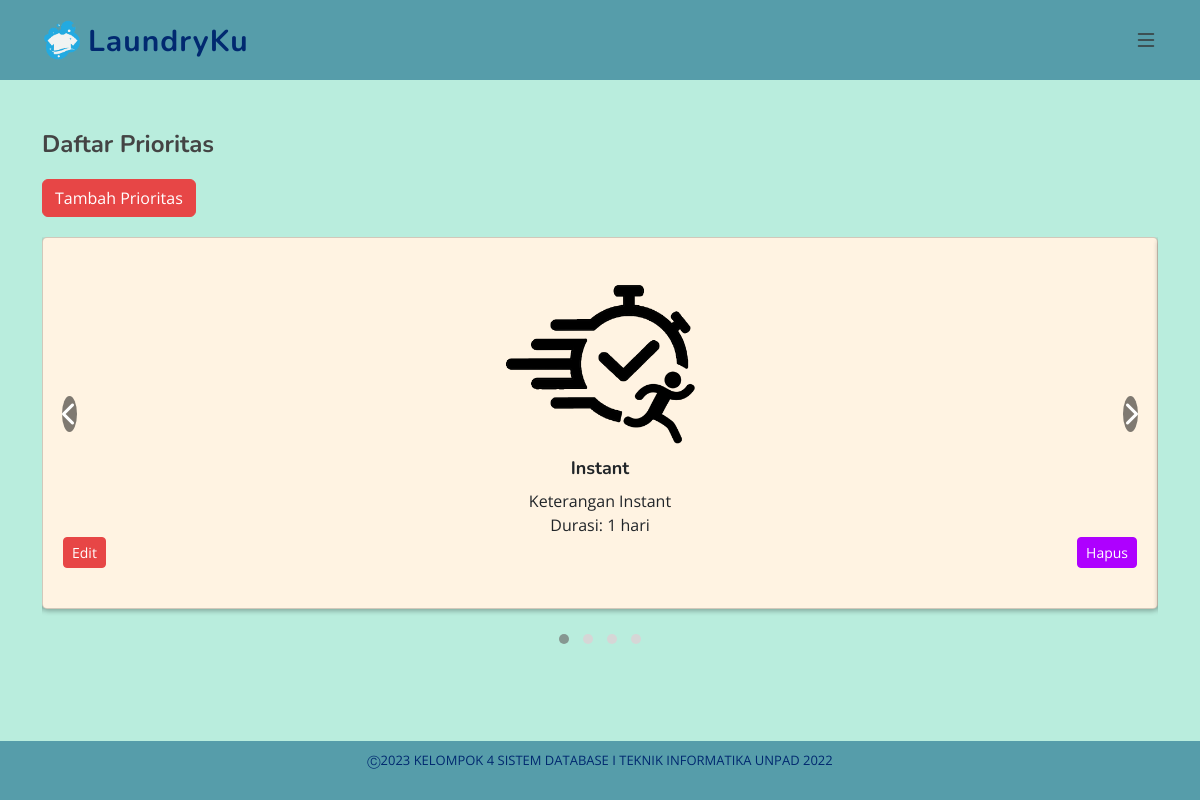
Page /laundry/prioritas.php on the committed database.
### tables this page shows
CREATE TABLE `prioritas` (
  `id_prioritas` int(11) NOT NULL,
  `jenis_prioritas` varchar(255) NOT NULL,
  `keterangan` varchar(255) DEFAULT NULL,
  `durasi` int(11) DEFAULT NULL,
  `image_url` varchar(255) DEFAULT NULL
);

### laundry/prioritas.php (the view, shortened to what this page needs)
<?php
include "config.php";
$query = "SELECT * FROM Prioritas";
$result = mysqli_query($conn, $query);
?>
<?php include 'header.php'; ?>
<link rel="stylesheet" href="https://cdnjs.cloudflare.com/ajax/libs/OwlCarousel2/2.3.4/assets/owl.carousel.min.css">
<link rel="stylesheet" href="https://cdnjs.cloudflare.com/ajax/libs/OwlCarousel2/2.3.4/assets/owl.theme.default.min.css">
<main id="main">
  <section id="admin" class="admin">
    <div class="container">
      <div class="row">
        <div class="col-lg-12">
          <h2>Daftar Prioritas</h2>
          <div class="text-right">
            <a href="tambah_prioritas.php" class="btn btn-primary">Tambah Prioritas</a>
          </div>
        </div>
      </div>
      <div class="row">
        <div class="col-lg-12">
          <div class="owl-carousel owl-theme">
            <?php while ($row = mysqli_fetch_assoc($result)) : ?>
              <div class="card">
                <img src="<?php echo $row['image_url']; ?>" alt="Icon" class="card-image">
                <div class="card-content">
                  <h5 class="card-title"><?php echo $row['jenis_prioritas']; ?></h5>
                  <p class="card-text">
                    <?php
                    $keterangan = $row['keterangan'];
                    $highlighted_keterangan = str_ireplace('prioritas', '<span class="highlight">prioritas</span>', $keterangan);
                    echo $highlighted_keterangan;
                    ?>
                  </p>
                  <p class="card-text">
                    Durasi: <?php echo $row['durasi']; ?> hari
                  </p>
                  <div class="text-right">
                    <a href="edit_prioritas.php?id=<?php echo $row['id_prioritas']; ?>" class="btn btn-primary btn-sm">Edit</a>
                    <a href="hapus_prioritas.php?id=<?php echo $row['id_prioritas']; ?>" class="btn btn-danger btn-sm">Hapus</a>
                  </div>
                </div>
              </div>
            <?php endwhile; ?>
          </div>
        </div>
      </div>
    </div>
  </section>
</main>
<?php include 'footer.php'; ?>

### laundry/assets/css/style.css (style rules this page uses)
:root { scroll-behavior: smooth; }
body { font-family: "Open Sans", sans-serif; color: #444444; }
a { color: #f4f4f4; text-decoration: none; }
h1, h2, h3, h4, h5, h6 { font-family: "Nunito", sans-serif; }
section { padding: 60px 0; overflow: hidden; }

### laundry/assets/css/styles.css (style rules this page uses)
#main { background-color: #B9EDDD; min-height: calc(100vh - 30px); }
#main .admin h2 { font-size: 24px; font-weight: bold; margin-bottom: 20px; }
#main .admin .text-right { display: flex; justify-content: space-between; align-items: center; margin-bottom: 20px; }
#main .admin .btn-primary { background-color: #E74646; border-color: #E74646; }
#main .admin .btn-danger { background-color: #ae00ff; border-color: #ae00ff; }
#main { padding-top: 70px; }
#main .card { background-color: #FFF3E2; border-radius: 5px; box-shadow: 0 2px 5px rgba(0, 0, 0, 0.3); padding: 20px; text-align: center; padding-bottom: 20px; margin-bottom: 20px; }
#main .admin .card-title { font-size: 18px; font-weight: bold; margin-bottom: 10px; }
#main .admin .card-text { margin-bottom: 0; }
#main .admin .card-image { max-width: 100%; max-height: 200px; object-fit: contain; }

### rows in the picture
prioritas: image_url (picture), jenis_prioritas "Instant", keterangan "Keterangan Instant", durasi "1"
